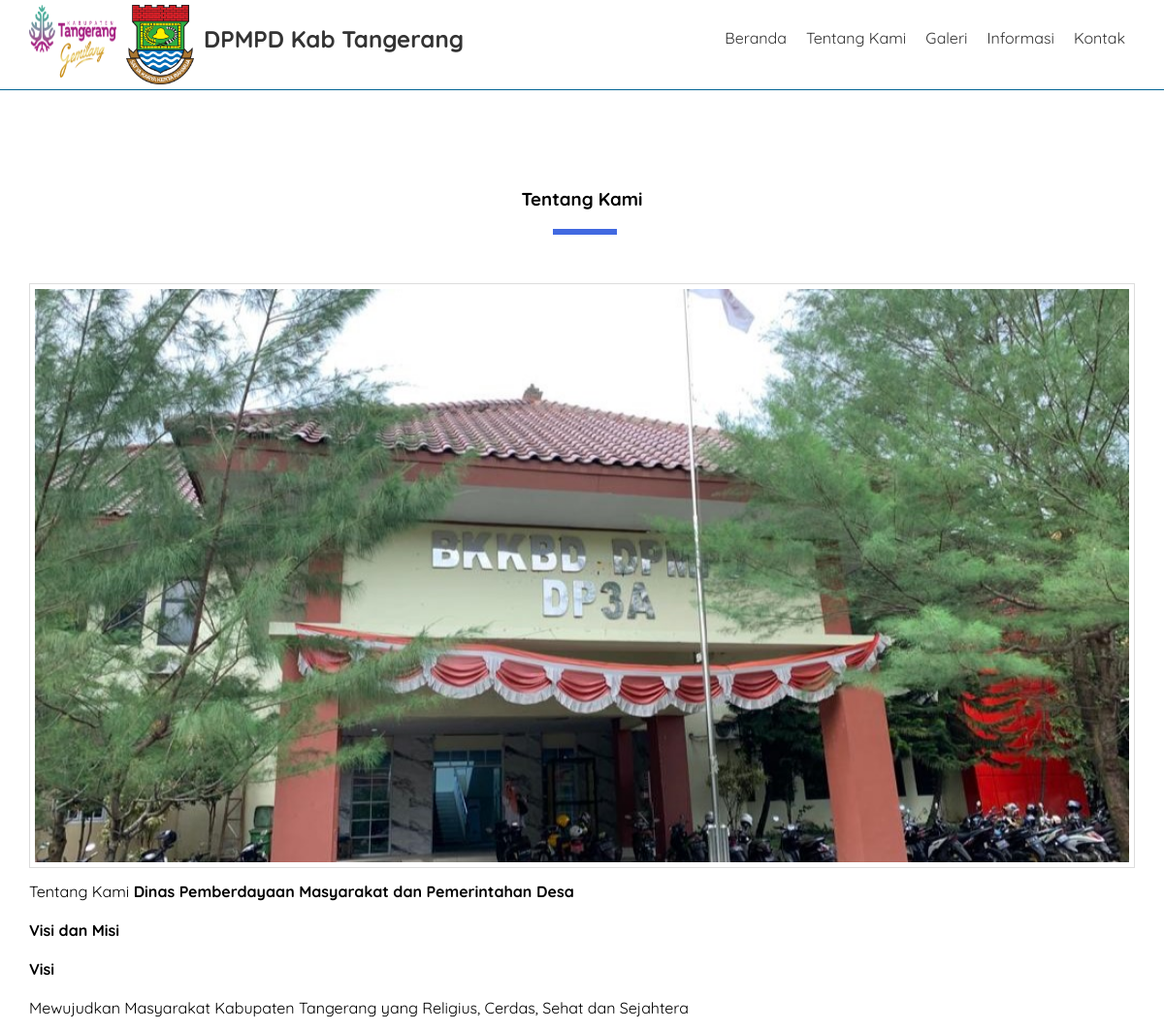
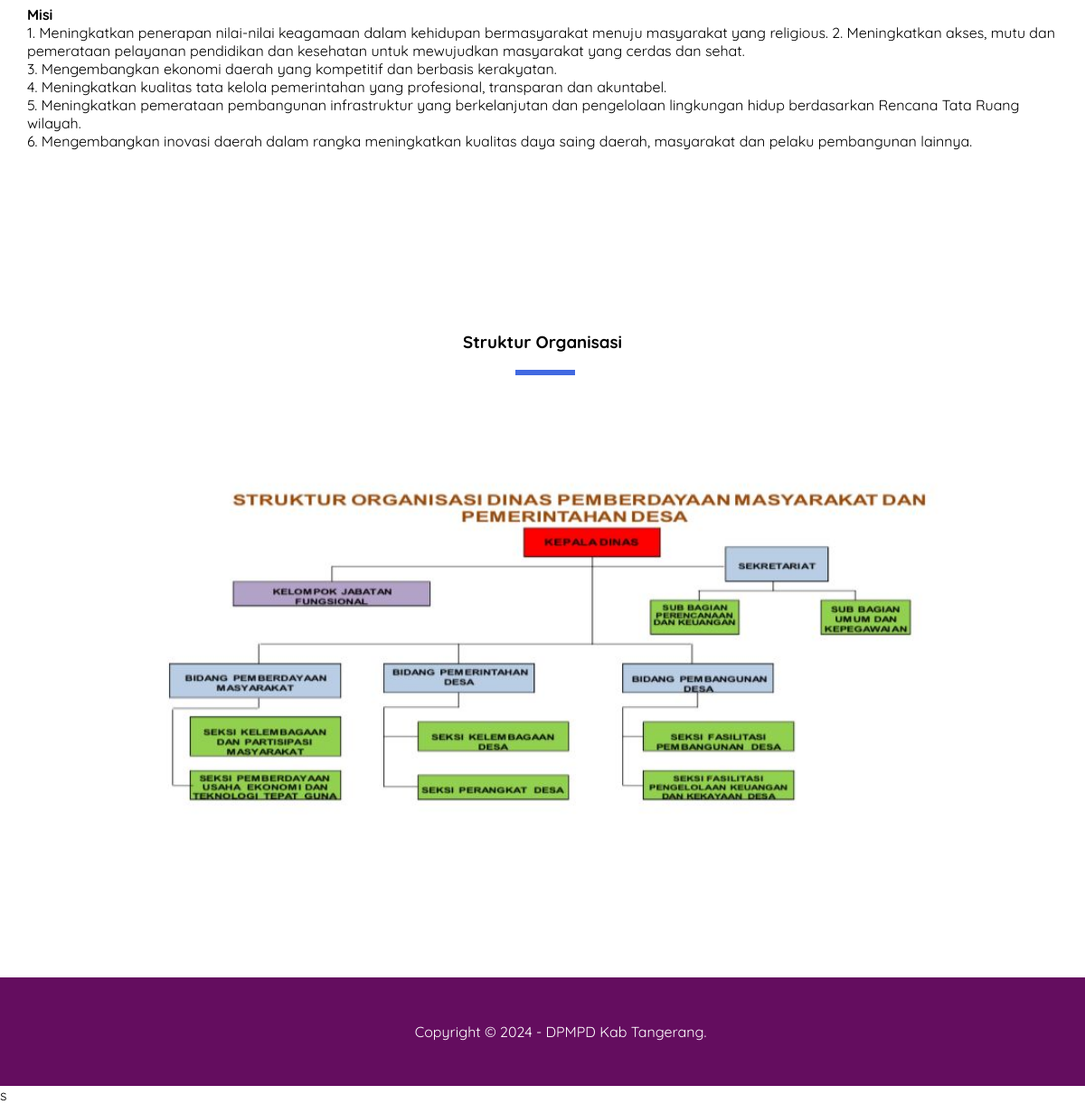
/tentang-sekolah.php, run on the app's committed database (2 pictures, top to bottom).
### tables this page shows
CREATE TABLE `pengaturan` (
  `id` int(11) NOT NULL,
  `nama` varchar(50) NOT NULL,
  `email` varchar(50) NOT NULL,
  `telepon` varchar(20) NOT NULL,
  `alamat` text NOT NULL,
  `logo` varchar(50) NOT NULL,
  `favicon` varchar(50) NOT NULL,
  `tentang_sekolah` text NOT NULL,
  `foto_sekolah` varchar(50) NOT NULL,
  `google_maps` text NOT NULL,
  `nama_kepsek` varchar(50) NOT NULL,
  `foto_kepsek` varchar(50) NOT NULL,
  `sambutan_kepsek` text NOT NULL,
  `created_at` timestamp NOT NULL DEFAULT current_timestamp(),
  `updated_at` datetime DEFAULT NULL
);

### tentang-sekolah.php (the view, shortened to what this page needs)
<?php include 'header.php'; ?>
<div class="section">
    <div class="container">
        <h3 class="text-center">Tentang Kami</h3>
        <img src="assets/bh.jpeg" width="100%" class="image">
        <?= $d->tentang_sekolah ?>
    </div>
</div>
<div class="section">
    <div class="container text-center">
        <h3>Struktur Organisasi</h3>
        <div class="image-container">
            <img src="assets/su.jpeg" alt="Contoh Gambar" width="900">
        </div>
    </div>
</div>
<?php include 'footer.php'; ?>

### header.php (shortened to what this page needs)
<?php
include 'koneksi.php';
$identitas = mysqli_query($conn, "SELECT * FROM pengaturan ORDER BY id DESC LIMIT 1");
$d = mysqli_fetch_object($identitas);
?>
<!DOCTYPE html>
<html>
<head>
    <link rel="stylesheet" type="text/css" href="assets/css/style.css">
</head>
<body>
    <div class="header">
        <div class="container">
        <div class="header-logo">
    <img src="assets/logofav.png" width="90" height="75" alt="Logo Kedua" class="logo-second">
    <img src="uploads/identitas/<?= $d->logo ?>" width="70" alt="Logo Utama">
    <h2><a href="index.php"><?= $d->nama ?></a></h2>
</div>
            <ul class="header-menu">
                <li><a href="index.php">Beranda</a></li>
                <li><a href="tentang-sekolah.php">Tentang Kami</a></li>
                <li><a href="galeri.php">Galeri</a></li>
                <li><a href="informasi.php">Informasi</a></li>
                <li><a href="kontak.php">Kontak</a></li>
            </ul>
        </div>
    </div>

### footer.php (shortened to what this page needs)
<footer>
    <div class="container text-center">
        Copyright &copy; 2024 - <?= $d->nama ?>.
    </div>
</footer>
</body>
</html>

### assets/css/style.css (style rules this page uses)
* { margin:0; padding:0; font-family: 'Quicksand', sans-serif; box-sizing: border-box; }
a { text-decoration: none; }
.container { width: 1140px; margin:0 auto; }
.container::after { content: ""; display: block; clear: both; }
.text-center { text-align: center !important; }
.image { border: 1px solid #ddd; padding: 5px; }
.header { border-bottom: 1px solid #036494; }
.header a { color: #333; }
.header-logo { float: left; line-height: 70px; padding: 5px 0; }
.header-logo img { float: left; margin-right: 10px; }
.header-logo h2 { float: left; }
.header-menu { float: right; }
.header-menu li { float: left; list-style: none; padding: 29px 10px; }
.section { padding: 100px 0; }
.section h3 { padding-bottom: 25px; margin-bottom: 50px; position: relative; }
.section h3::after { content: ""; display: block; width: 60px; border: 3px solid royalblue; position: absolute; bottom: 0; left: calc(50% - 30px); }
.section img { margin-bottom: 10px; }
footer { padding: 50px; background-color: #640D5F; color: #fff; }

### data on the page
pengaturan: logo (picture), nama "DPMPD Kab Tangerang", tentang_sekolah "Tentang Kami Dinas Pemberdayaan Masyarakat dan Pemerintahan Desa Visi dan Misi Visi Mewujudkan Masyarakat Kabupaten Tangerang yang Religius, Cerdas, Sehat dan Sejahtera Misi 1. Meningkatkan penerapan nilai-nilai keagamaan dalam kehidupan bermasyarakat menuju masyarakat yang religious. 2. Meningkatkan akses, mutu dan pemerataan pelayanan pendidikan dan kesehatan untuk mewujudkan masyarakat yang cerdas dan sehat. 3. Mengembangkan ekonomi daerah yang kompetitif dan berbasis kerakyatan. 4. Meningkatkan kualitas tata kelola pemerintahan yang profesional, transparan dan akuntabel. 5. Meningkatkan pemerataan pembangunan infrastruktur yang berkelanjutan dan pengelolaan lingkungan hidup berdasarkan…"
